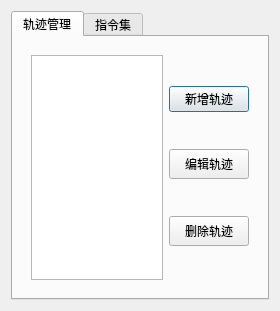
<?xml version="1.0" encoding="UTF-8"?>
<ui version="4.0">
 <class>TaskBox_TaskManager</class>
 <widget class="QWidget" name="TaskBox_TaskManager">
  <property name="geometry">
   <rect>
    <x>0</x>
    <y>0</y>
    <width>280</width>
    <height>311</height>
   </rect>
  </property>
  <property name="minimumSize">
   <size>
    <width>280</width>
    <height>0</height>
   </size>
  </property>
  <property name="maximumSize">
   <size>
    <width>16777215</width>
    <height>16777215</height>
   </size>
  </property>
  <property name="windowTitle">
   <string>Form</string>
  </property>
  <layout class="QVBoxLayout" name="verticalLayout_2">
   <item>
    <widget class="QTabWidget" name="tabWidget">
     <property name="currentIndex">
      <number>0</number>
     </property>
     <widget class="QWidget" name="tab_2">
      <attribute name="title">
       <string>轨迹管理</string>
      </attribute>
      <layout class="QVBoxLayout" name="verticalLayout_5">
       <item>
        <widget class="QStackedWidget" name="stackedWidget">
         <property name="currentIndex">
          <number>0</number>
         </property>
         <widget class="QWidget" name="page">
          <layout class="QVBoxLayout" name="verticalLayout_6">
           <item>
            <layout class="QHBoxLayout" name="horizontalLayout">
             <item>
              <layout class="QVBoxLayout" name="verticalLayout">
               <item>
                <widget class="QListView" name="List_Actions">
                 <property name="minimumSize">
                  <size>
                   <width>0</width>
                   <height>0</height>
                  </size>
                 </property>
                 <property name="maximumSize">
                  <size>
                   <width>16777215</width>
                   <height>16777215</height>
                  </size>
                 </property>
                </widget>
               </item>
              </layout>
             </item>
             <item>
              <layout class="QVBoxLayout" name="verticalLayout_3">
               <item>
                <widget class="QPushButton" name="pushButton_insertTask">
                 <property name="text">
                  <string>新增轨迹</string>
                 </property>
                 <property name="default">
                  <bool>true</bool>
                 </property>
                </widget>
               </item>
               <item>
                <widget class="QPushButton" name="pushButton_editSelect">
                 <property name="minimumSize">
                  <size>
                   <width>0</width>
                   <height>30</height>
                  </size>
                 </property>
                 <property name="text">
                  <string>编辑轨迹</string>
                 </property>
                 <property name="default">
                  <bool>false</bool>
                 </property>
                </widget>
               </item>
               <item>
                <widget class="QPushButton" name="pushButton_deleteSelect">
                 <property name="minimumSize">
                  <size>
                   <width>0</width>
                   <height>30</height>
                  </size>
                 </property>
                 <property name="text">
                  <string>删除轨迹</string>
                 </property>
                </widget>
               </item>
              </layout>
             </item>
            </layout>
           </item>
          </layout>
         </widget>
         <widget class="QWidget" name="page_2"/>
        </widget>
       </item>
      </layout>
     </widget>
     <widget class="QWidget" name="tab">
      <attribute name="title">
       <string>指令集</string>
      </attribute>
      <layout class="QVBoxLayout" name="verticalLayout_4">
       <item>
        <widget class="QListView" name="listView"/>
       </item>
      </layout>
     </widget>
    </widget>
   </item>
  </layout>
 </widget>
 <resources/>
 <connections/>
</ui>
